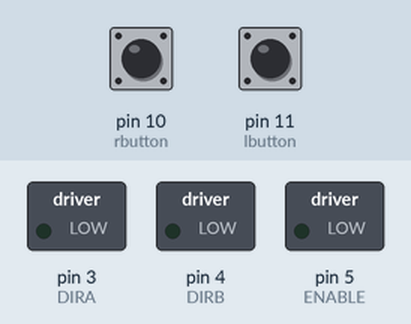
Bench run of a sketch on a simulated Arduino Uno, built with avr-gcc and run on an emulated ATmega328P. On the bench: switched loads named in the sketch (green lamp = pin HIGH). Inputs (shaded band) come from the test bench; at power-on: pin 10 (rbutton) HIGH, pin 11 (lbutton) HIGH.

Above: at 1.2 s.
1.3 s: pin 10 (rbutton) pulled LOW for 0.15 s
At 2.3 s:
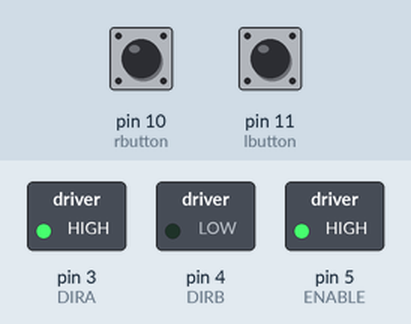
2.9 s: pin 11 (lbutton) pulled LOW for 0.15 s
At 3.5 s:
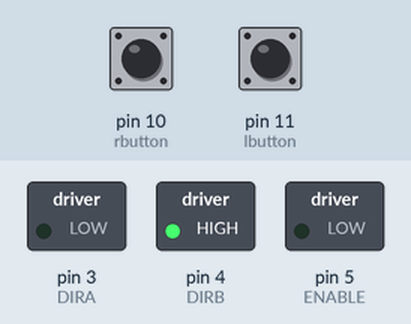
4.5 s: pin 10 (rbutton) pulled LOW for 1 s
At 4.8 s:
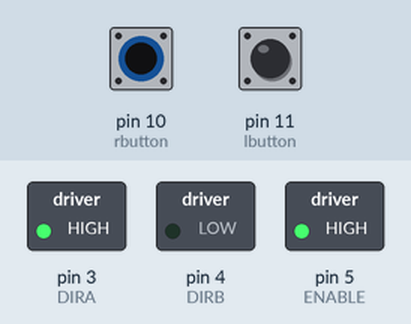
7.0 s: pin 11 (lbutton) pulled LOW for 1 s
At 7.9 s:
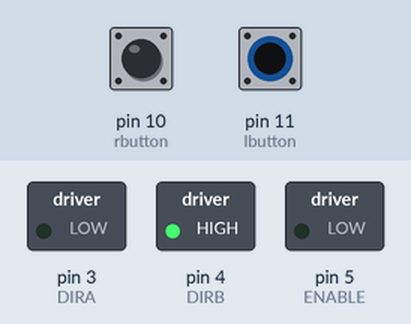
9.5 s: pin 10 (rbutton) driven LOW and pin 11 (lbutton) driven LOW
At 10.7 s:
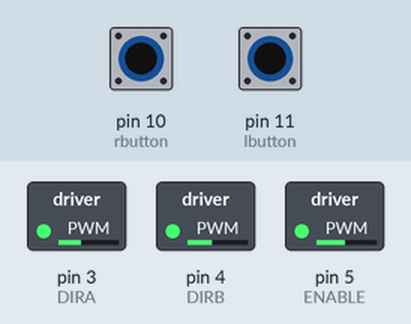
11.0 s: pin 10 (rbutton) driven HIGH
At 11.9 s:
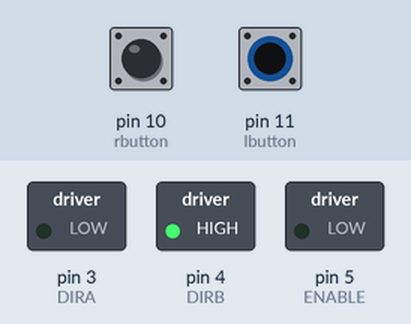
Timing chart, 0 to 13.5 s (numbered marks = the images above; inputs shaded):
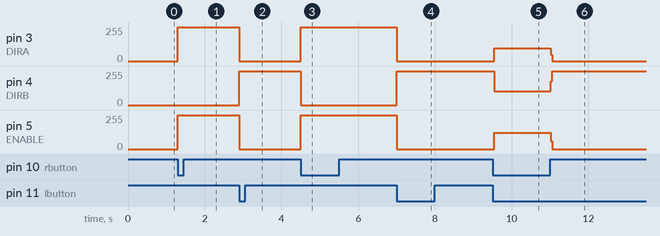

The sketch:

Button_Motor.ino
```cpp
#define ENABLE 5
#define DIRA 3
#define DIRB 4

int rbutton = 10;
int lbutton = 11;


void setup() {
  // put your setup code here, to run once:

  pinMode(ENABLE, OUTPUT);
  pinMode(DIRA, OUTPUT);
  pinMode(DIRB, OUTPUT);
  pinMode(rbutton, INPUT_PULLUP);
  pinMode(lbutton, INPUT_PULLUP);

}

void loop() {
  // put your main code here, to run repeatedly:

  if (digitalRead(rbutton) == LOW) {

    digitalWrite(ENABLE, HIGH);
    digitalWrite(DIRB, LOW);
    digitalWrite(DIRA, HIGH);

  }

  if (digitalRead(lbutton) == LOW) {

    digitalWrite(ENABLE, LOW);
    digitalWrite(DIRA, LOW);
    digitalWrite(DIRB, HIGH);

  }


}
```

Measured:
- after the input at 1.3 s, pin 3 (DIRA), pin 5 (ENABLE): 0/255 → 255/255 at once
- after the input at 2.9 s, pin 3 (DIRA), pin 5 (ENABLE): 255/255 → 0/255 at once; pin 4 (DIRB): 0/255 → 255/255 at once
- after the input at 4.5 s, pin 3 (DIRA), pin 5 (ENABLE): 0/255 → 255/255 at once; pin 4 (DIRB): 255/255 → 0/255 at once
- after the input at 7.0 s, pin 3 (DIRA), pin 5 (ENABLE): 255/255 → 0/255 at once; pin 4 (DIRB): 0/255 → 255/255 at once
- after the input at 9.5 s, pin 3 (DIRA): 0/255 → 95/255 at once; pin 4 (DIRB): 255/255 → 104/255 at once; pin 5 (ENABLE): 0/255 → 121/255 at once
- after the input at 11.0 s, pin 3 (DIRA): 95/255 → 0/255 at once; pin 4 (DIRB): 104/255 → 255/255 at once; pin 5 (ENABLE): 121/255 → 0/255 at once
